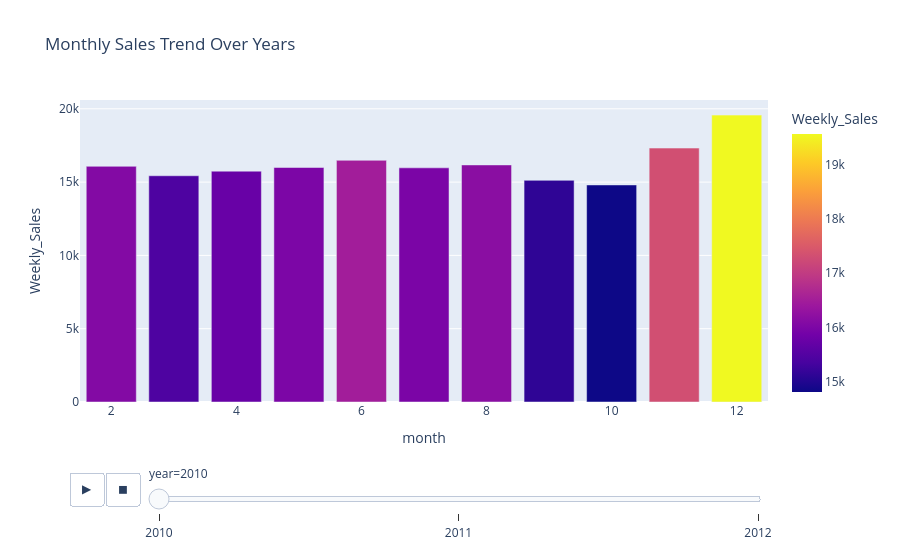

This figure's notebook cell:
### Code cell
import plotly.express as px

monthly_sales = train.groupby(['year','month'])['Weekly_Sales'].mean().reset_index()

fig = px.bar(
    monthly_sales,
    x='month',
    y='Weekly_Sales',
    animation_frame='year',
    color='Weekly_Sales',
    title="Monthly Sales Trend Over Years"
)

fig.show()

### Figure 1 — Plotly figure (JSON) as saved in the notebook; plotly's stock layout.template omitted (floating-point values rounded to 4 significant figures)
{"data": [{"hovertemplate": "year=2010<br>month=%{x}<br>Weekly_Sales=%{marker.color}<extra></extra>", "legendgroup": "", "marker": {"color": [16080.0, 15430.0, 15750.0, 16000.0, 16490.0, 15970.0, 16170.0, 15120.0, 14810.0, 17320.0, 19570.0], "coloraxis": "coloraxis", "pattern": {"shape": ""}}, "name": "", "orientation": "v", "showlegend": false, "textposition": "auto", "type": "bar", "x": [2, 3, 4, 5, 6, 7, 8, 9, 10, 11, 12], "xaxis": "x", "y": [16080.0, 15430.0, 15750.0, 16000.0, 16490.0, 15970.0, 16170.0, 15120.0, 14810.0, 17320.0, 19570.0], "yaxis": "y"}], "layout": {"barmode": "relative", "coloraxis": {"colorbar": {"title": {"text": "Weekly_Sales"}}, "colorscale": [[0, "#0d0887"], [0.1111, "#46039f"], [0.2222, "#7201a8"], [0.3333, "#9c179e"], [0.4444, "#bd3786"], [0.5556, "#d8576b"], [0.6667, "#ed7953"], [0.7778, "#fb9f3a"], [0.8889, "#fdca26"], [1, "#f0f921"]]}, "legend": {"tracegroupgap": 0}, "sliders": [{"active": 0, "currentvalue": {"prefix": "year="}, "len": 0.9, "pad": {"b": 10, "t": 60}, "steps": [{"args": [["2010"], {"frame": {"duration": 0, "redraw": true}, "fromcurrent": true, "mode": "immediate", "transition": {"duration": 0, "easing": "linear"}}], "label": "2010", "method": "animate"}, {"args": [["2011"], {"frame": {"duration": 0, "redraw": true}, "fromcurrent": true, "mode": "immediate", "transition": {"duration": 0, "easing": "linear"}}], "label": "2011", "method": "animate"}, {"args": [["2012"], {"frame": {"duration": 0, "redraw": true}, "fromcurrent": true, "mode": "immediate", "transition": {"duration": 0, "easing": "linear"}}], "label": "2012", "method": "animate"}], "x": 0.1, "xanchor": "left", "y": 0, "yanchor": "top"}], "title": {"text": "Monthly Sales Trend Over Years"}, "updatemenus": [{"buttons": [{"args": [null, {"frame": {"duration": 500, "redraw": true}, "fromcurrent": true, "mode": "immediate", "transition": {"duration": 500, "easing": "linear"}}], "label": "&#9654;", "method": "animate"}, {"args": [[null], {"frame": {"duration": 0, "redraw": true}, "fromcurrent": true, "mode": "immediate", "transition": {"duration": 0, "easing": "linear"}}], "label": "&#9724;", "method": "animate"}], "direction": "left", "pad": {"r": 10, "t": 70}, "showactive": false, "type": "buttons", "x": 0.1, "xanchor": "right", "y": 0, "yanchor": "top"}], "xaxis": {"anchor": "y", "domain": [0, 1], "title": {"text": "month"}}, "yaxis": {"anchor": "x", "domain": [0, 1], "title": {"text": "Weekly_Sales"}}}}
